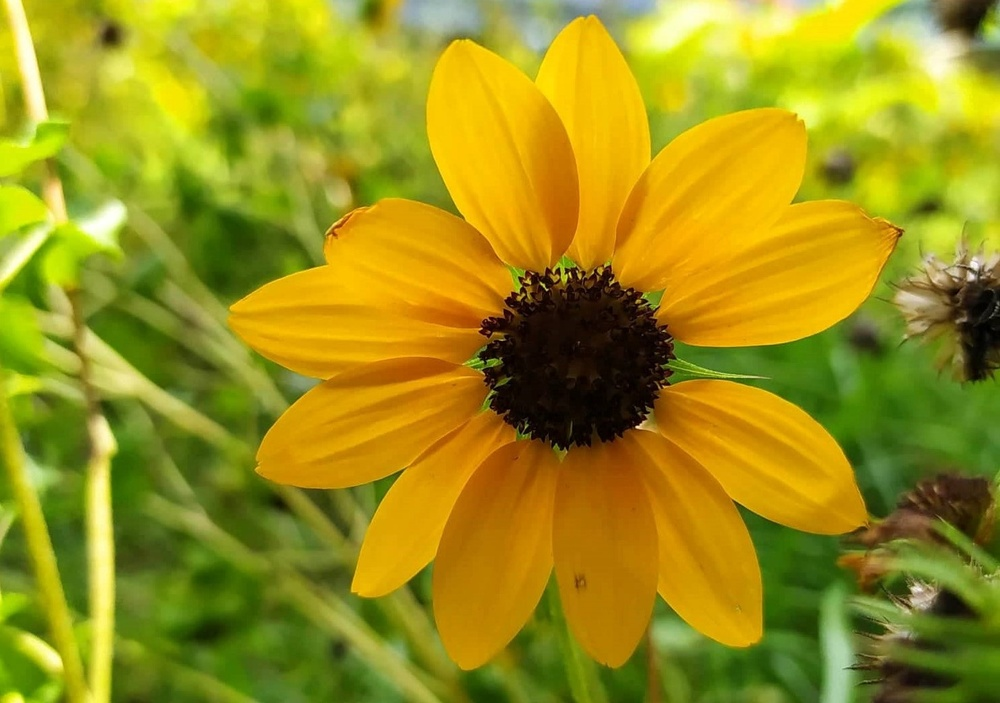
#> input picture assignment5/sunflower.jpg, 1000 x 703 px, shrunk from 1487 x 1046 before the run
$ python sobel.py   (older library calls are emulated)
#> lines starting #> are read from the running program, lines starting #| are printed output that depends on the picture
import cv2
import numpy as np
from matplotlib import pyplot as plt

# loading image
#img0 = cv2.imread('SanFrancisco.jpg',)
img0 = plt.imread('sunflower.jpg')
#> img0 is the input picture: shape (703, 1000, 3); mean R, G, B 154.4, 144.6, 23.4
print(img0)
#> (printed output is left out)

# converting to gray scale
gray = cv2.cvtColor(img0, cv2.COLOR_RGB2GRAY)
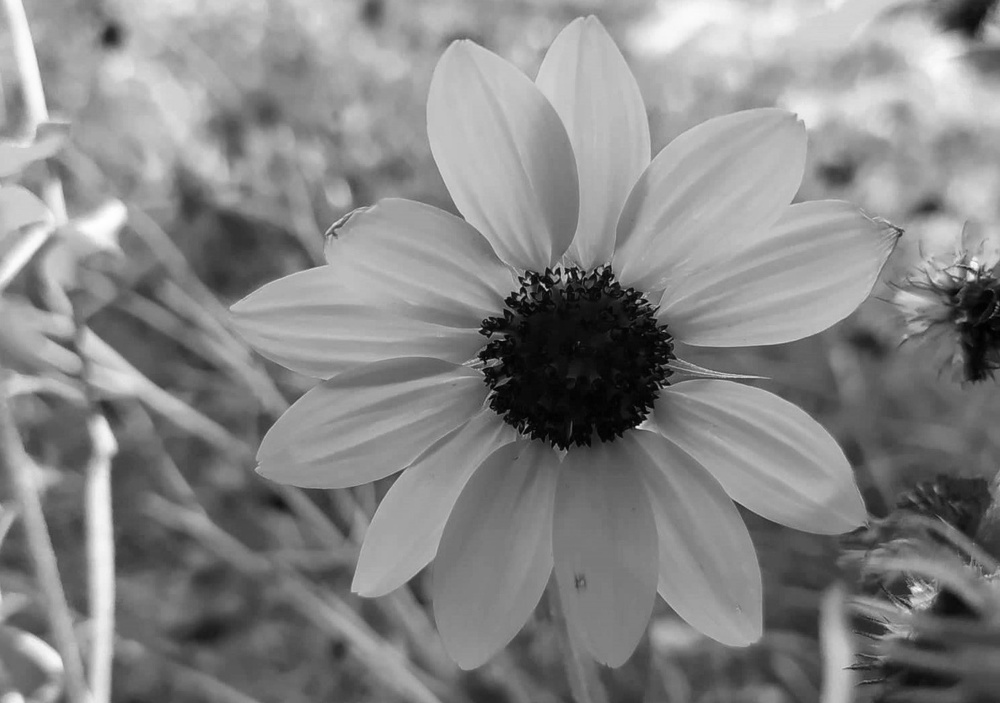
#> gray: shape (703, 1000); min 0, max 254, mean 133.7

# remove noise
img = cv2.GaussianBlur(gray,(3,3),0)


# convolute with proper kernels
laplacian = cv2.Laplacian(img,cv2.CV_32F)
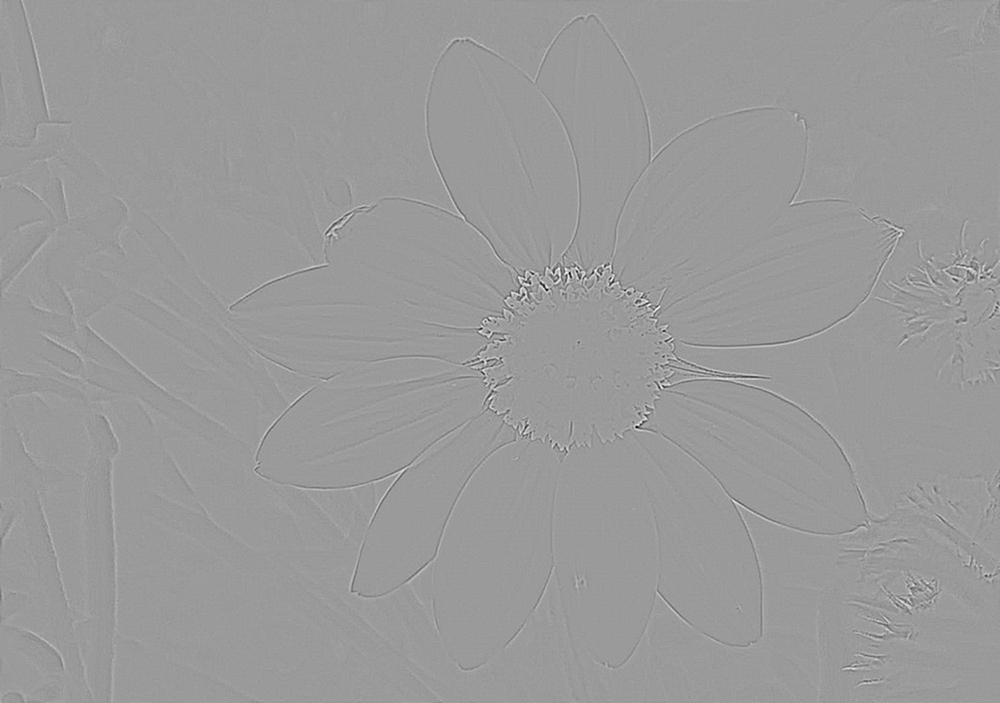
#> laplacian: shape (703, 1000) float32; min -118, max 77, mean 0; drawn with min black and max white
sobelx = cv2.Sobel(img,cv2.CV_32F,1,0,ksize=3)  # x
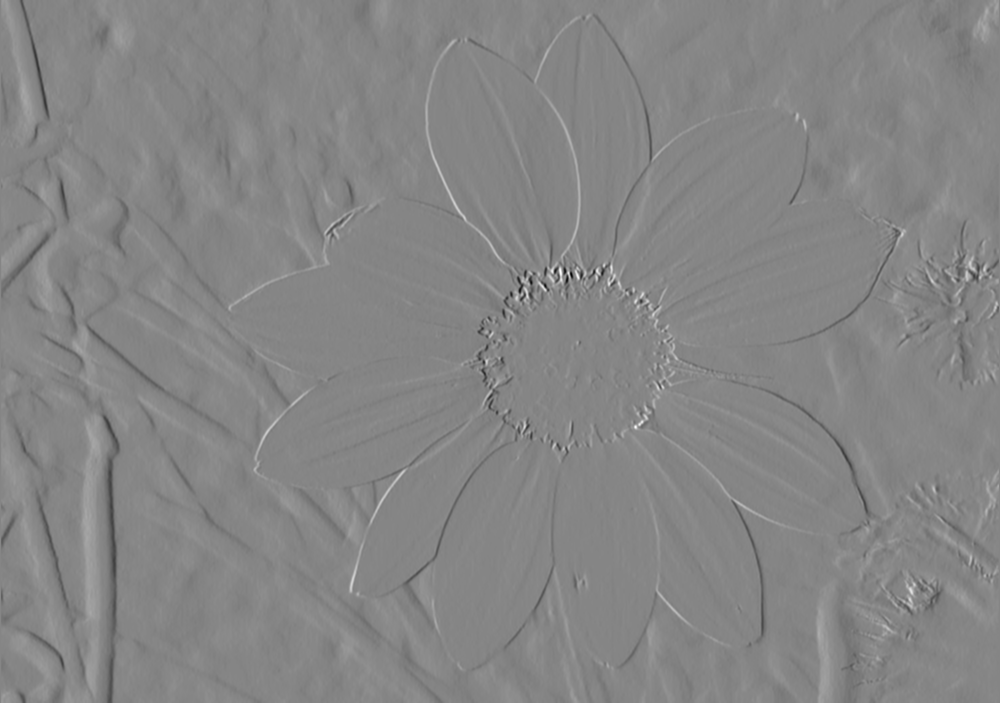
#> sobelx: shape (703, 1000) float32; min -490, max 444, mean -0.3; drawn with min black and max white
sobely = cv2.Sobel(img,cv2.CV_32F,0,1,ksize=3)  # y
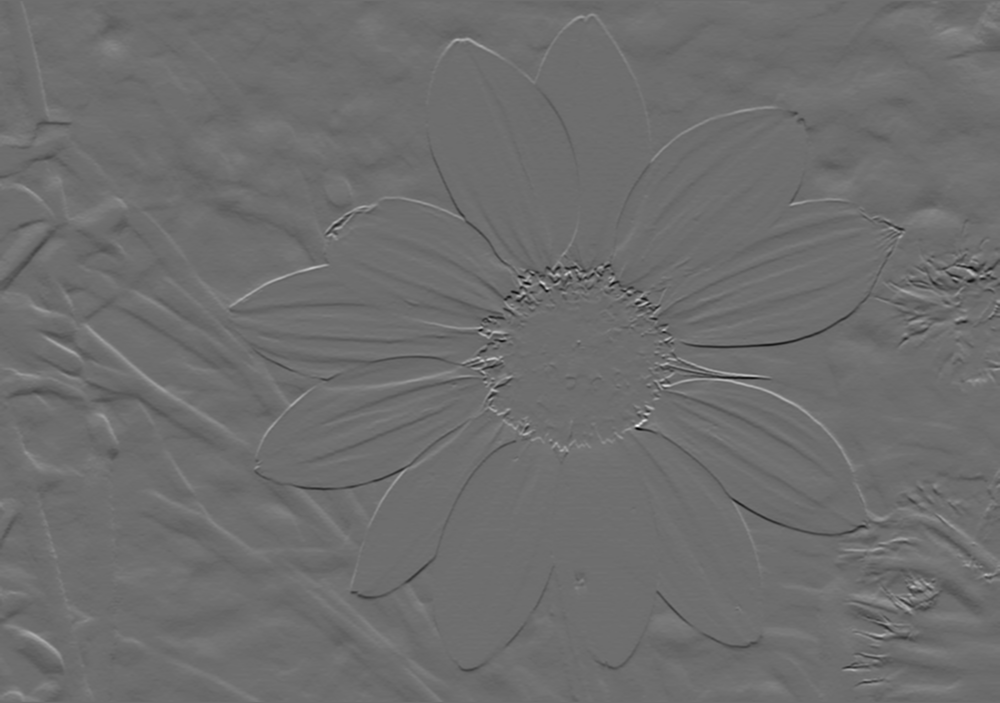
#> sobely: shape (703, 1000) float32; min -449, max 590, mean -0.9; drawn with min black and max white

plt.subplot(2,2,1),plt.imshow(img,cmap = 'gray')
plt.title('Original'), plt.xticks([]), plt.yticks([])
plt.subplot(2,2,2),plt.imshow(laplacian,cmap = 'gray')
plt.title('Laplacian'), plt.xticks([]), plt.yticks([])
plt.subplot(2,2,3),plt.imshow(sobelx,cmap = 'gray')
plt.title('Sobel X'), plt.xticks([]), plt.yticks([])
plt.subplot(2,2,4),plt.imshow(sobely,cmap = 'gray')
plt.title('Sobel Y'), plt.xticks([]), plt.yticks([])

plt.show()

$ run again, with assignment5/RGB.jpg copied over assignment5/sunflower.jpg
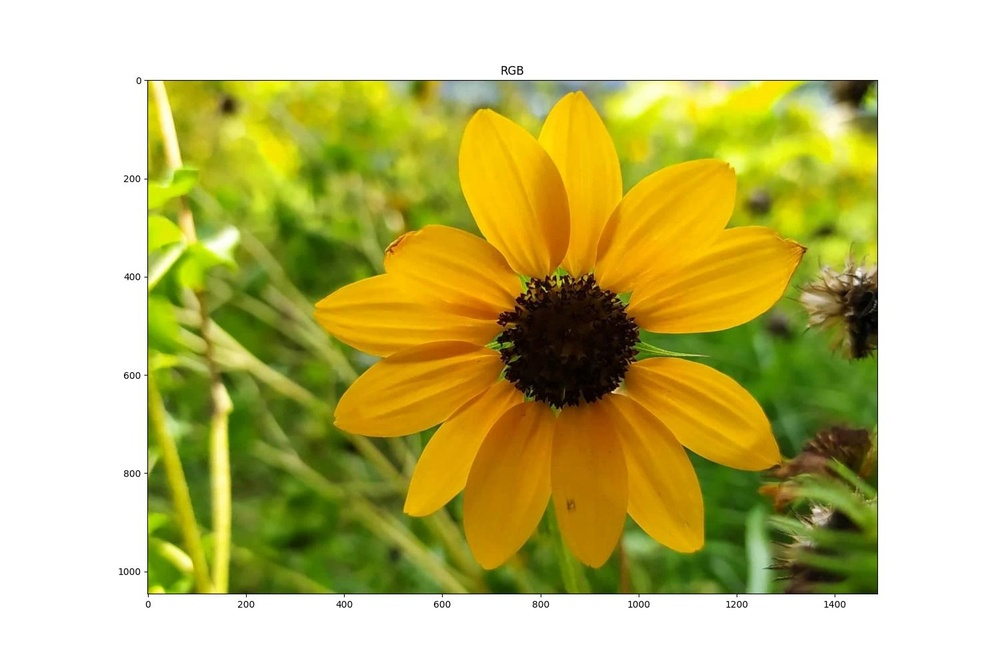
#> input picture assignment5/RGB.jpg, 1000 x 667 px, shrunk from 1500 x 1000 before the run
#> img0 is the input picture: shape (667, 1000, 3); mean R, G, B 197.3, 191.7, 124.1
#> (printed output is left out)
#> `gray = cv2.cvtColor(img0, cv2.COLOR_RGB2GRAY)`:
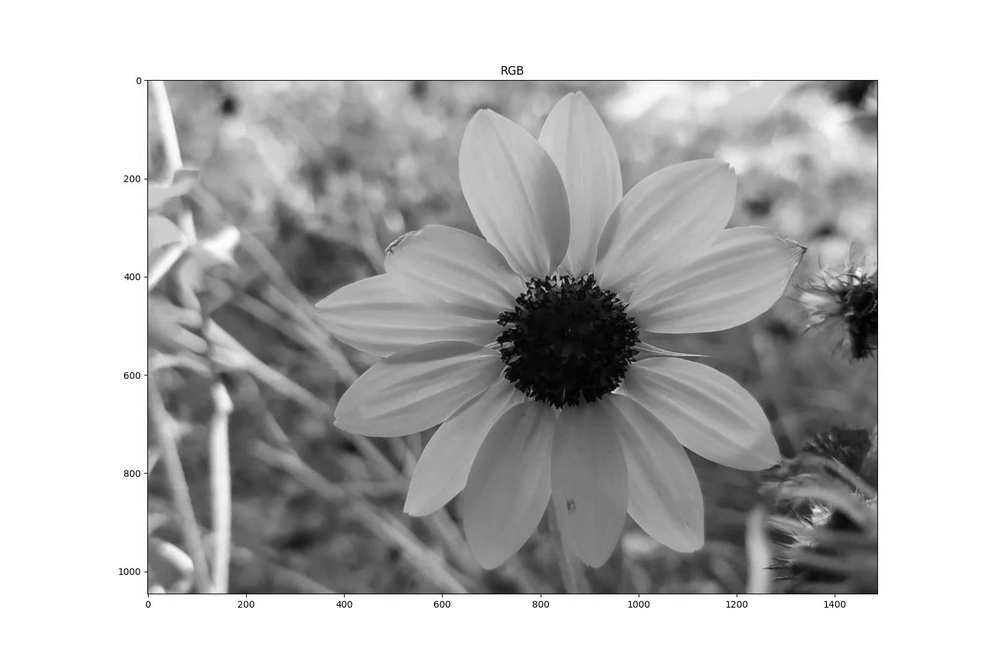
#> gray: shape (667, 1000); min 0, max 255, mean 185.7
#> `sobely = cv2.Sobel(img,cv2.CV_32F,0,1,ksize=3)`:
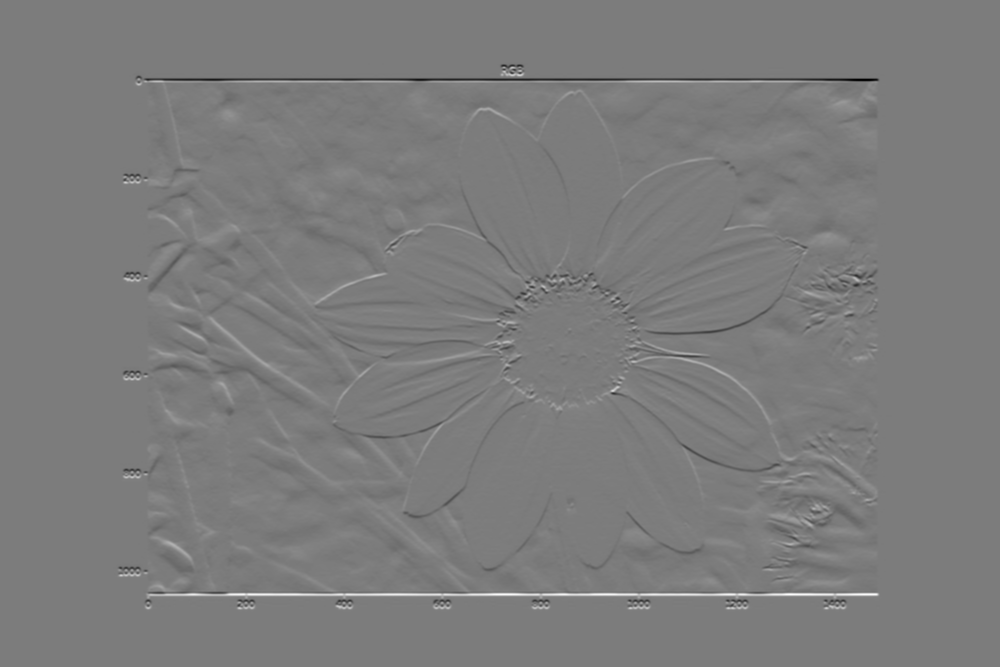
#> sobely: shape (667, 1000) float32; min -680, max 714, mean 0; drawn with min black and max white

$ run again, with assignment5/Sliced 1.jpg copied over assignment5/sunflower.jpg
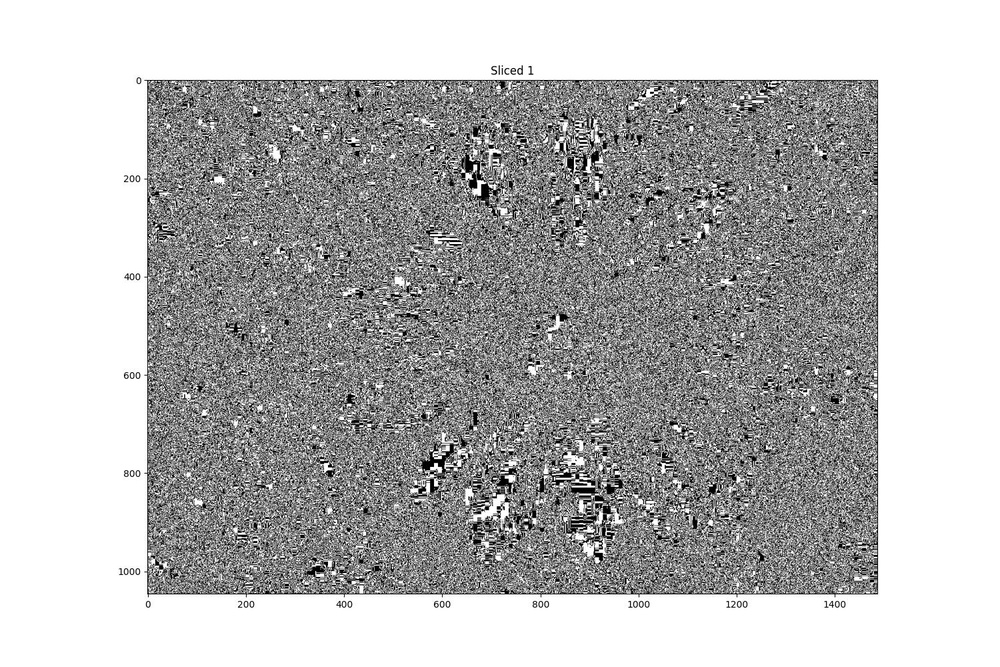
#> input picture assignment5/Sliced 1.jpg, 1000 x 667 px, shrunk from 1500 x 1000 before the run
#> img0 is the input picture: shape (667, 1000, 3); min 0, max 255, mean 182.4
#> (printed output is left out)
#> `sobely = cv2.Sobel(img,cv2.CV_32F,0,1,ksize=3)`:
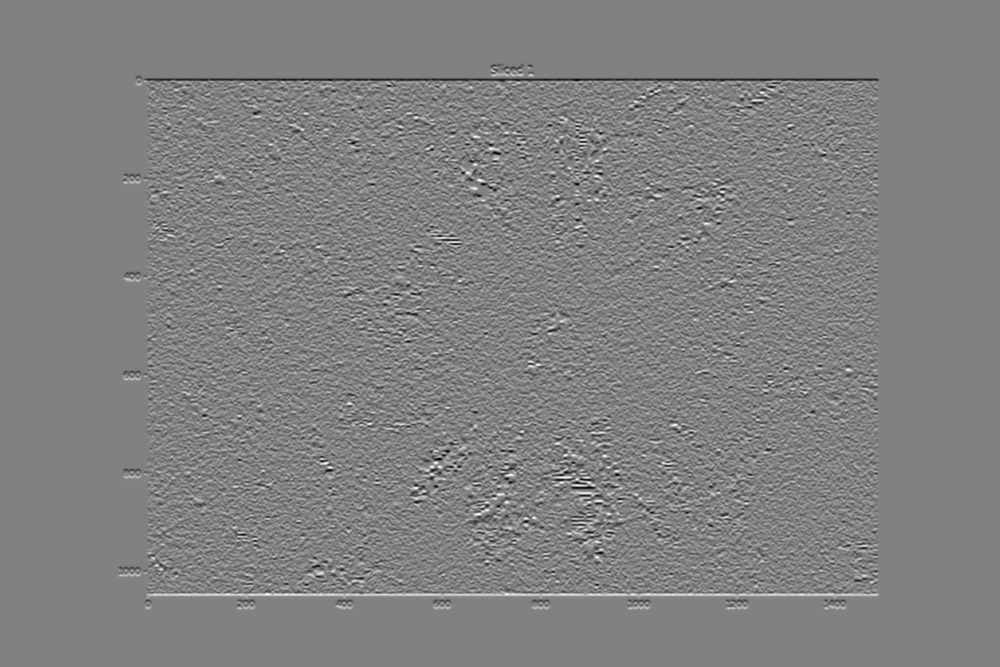
#> sobely: shape (667, 1000) float32; min -750, max 729, mean 0; drawn with min black and max white
#> `plt.show()`:
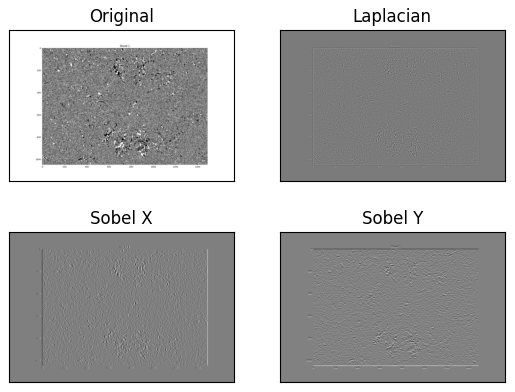
#> figure drawn by matplotlib, 4 panels
